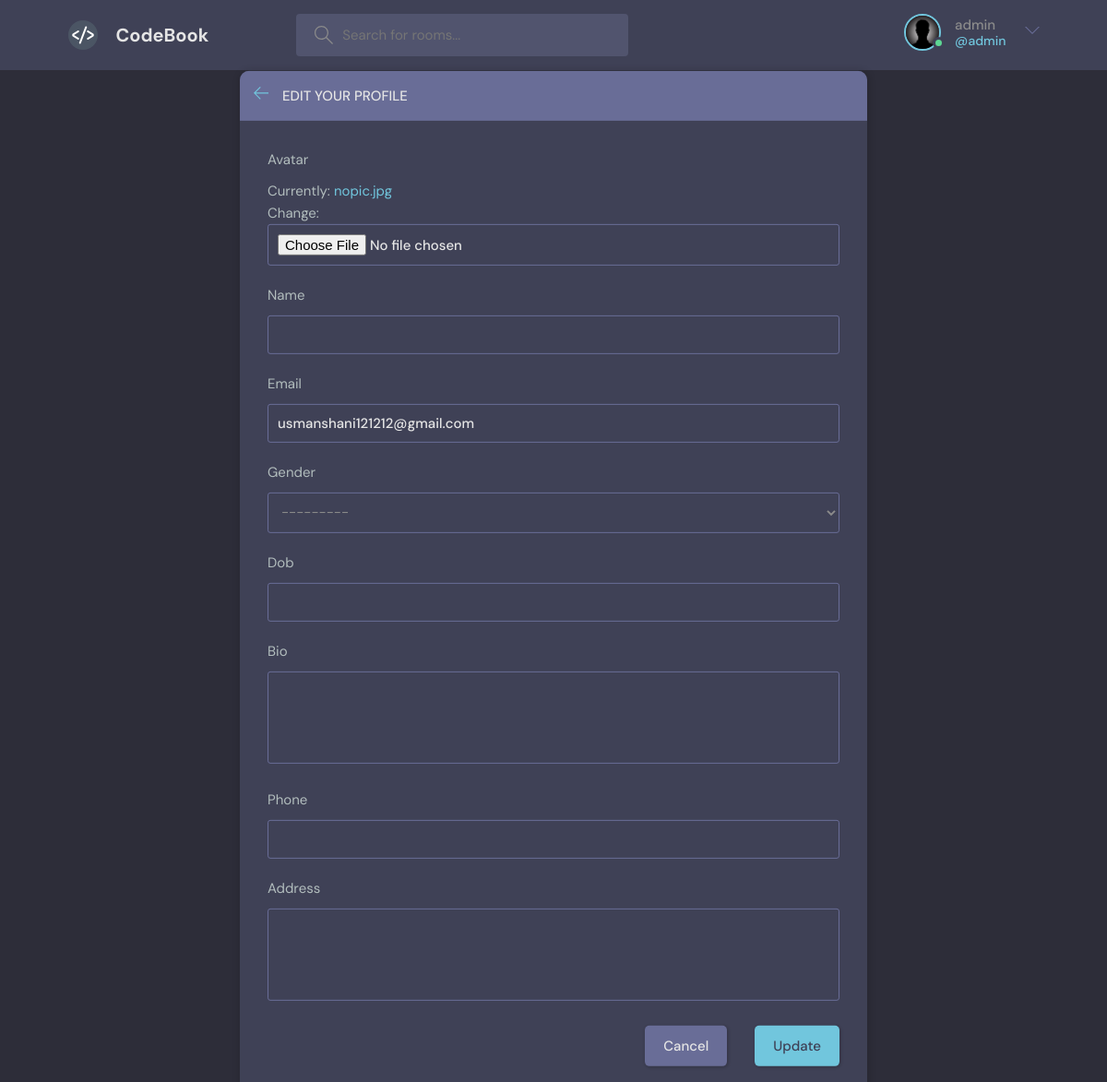
Page /update_user/ (signed in) on the committed database.
### base/models.py (models this page shows)
class User(AbstractUser):
    genderChoice=(
        ('M','Male'),
        ('F','Female'),
        ('O','Other'),
    )
    name = models.CharField(max_length=25)
    email = models.EmailField(max_length=50)
    gender = models.CharField(max_length=25, choices=genderChoice)
    dob = models.DateField(null=True)
    phone = models.CharField(max_length=15)
    address = models.TextField(max_length=125)
    bio = models.TextField(max_length=500)
    avatar = models.ImageField(upload_to='avatars', default='nopic.jpg')
    status = models.BooleanField(default=True)
    def __str__(self):
        return self.username

### base/views.py (the view)
# urls.py: path('update_user/', views.updateUser, name="update-user"),
@login_required(login_url='login')
def updateUser(request):
    user = request.user
    form = updateUserForm(instance=user)
    if request.method == 'POST':
        form = updateUserForm(request.POST, request.FILES, instance=user)
        if form.is_valid():
            form.save()
            return redirect('user-profile', pk=user.id)
    return render(request, 'base/update-user.html', {'form': form})

### base/forms.py
class updateUserForm(forms.ModelForm):
    class Meta:
        model = User
        fields = ['avatar', 'name', 'email', 'gender', 'dob', 'bio', 'phone', 'address']

### base/templates/base/update-user.html (shortened to what this page needs)
{% extends 'main.html' %}
{% block content %}
<main class="update-account layout">
  <div class="container">
    <div class="layout__box">
      <div class="layout__boxHeader">
        <div class="layout__boxTitle">
          <a href="/">
            <svg version="1.1" xmlns="http://www.w3.org/2000/svg" width="32" height="32" viewBox="0 0 32 32">
              <title>arrow-left</title>
              <path
                d="M13.723 2.286l-13.723 13.714 13.719 13.714 1.616-1.611-10.96-10.96h27.625v-2.286h-27.625l10.965-10.965-1.616-1.607z">
              </path>
            </svg>
          </a>
          <h3>Edit your profile</h3>
        </div>
      </div>
      <div class="layout__body">
        <form class="form" action="" method="POST" enctype="multipart/form-data">
          {% for field in form %}
          <div class="form__group">
            <label for="profile_pic">{{field.label}}</label>
            {{field}}
          </div>
          {% endfor %}
          <div class="form__action">
            <a class="btn btn--dark" href="/">Cancel</a>
            <button class="btn btn--main" type="submit">Update</button>
          </div>
        </form>
      </div>
    </div>
  </div>
</main>
{% endblock content %}

### templates/main.html (shortened to what this page needs)
<!DOCTYPE html>
{% load static %}
<html lang="en">
  <head>
    <link rel="stylesheet" href="{% static 'css/style.css' %}" />
  </head>
  <body>
    <header class="header header--loggedIn">
      <div class="container">
        <a href="/" class="header__logo">
          <img src="{% static 'images/codebook.webp' %}" />
          <h1>CodeBook</h1>
        </a>
        <form class="header__search" method="GET" action="{% url 'home'%}">
          <label>
            <input type='text' name = 'q' placeholder="Search for rooms..." />
          </label>
        </form>
        <nav class="header__menu">
          {% if request.user.is_authenticated%}
          <div class="header__user">
            <a href="{% url 'user-profile' request.user.id%}">
              <div class="avatar avatar--medium active">
                <img src="{{request.user.avatar.url}}">
              </div>
              <p>{{request.user.username}} <span>@{{request.user}}</span></p>
            </a>
            <button class="dropdown-button">
              <svg version="1.1" xmlns="http://www.w3.org/2000/svg" width="32" height="32" viewBox="0 0 32 32">
                <title>chevron-down</title>
                <path d="M16 21l-13-13h-3l16 16 16-16h-3l-13 13z"></path>
              </svg>
            </button>
            {% else %}
            <a class="btn btn--main" style="color:white" href="/login">
              Login/Sign up
            </a>
          {% endif %}
          </div>
        </nav>
      </div>
    </header>
    {% block content %}
    {% endblock %}
  </body>
</html>

### rows in the picture
User: user.avatar (placeholder picture), user.username "admin", user "admin", form "usmanshani121212@gmail.com" "---------"

### other values in the picture
{{ field.label }} "Avatar" "Name" "Email" "Gender" "Dob" "Bio" "Phone" "Address"
